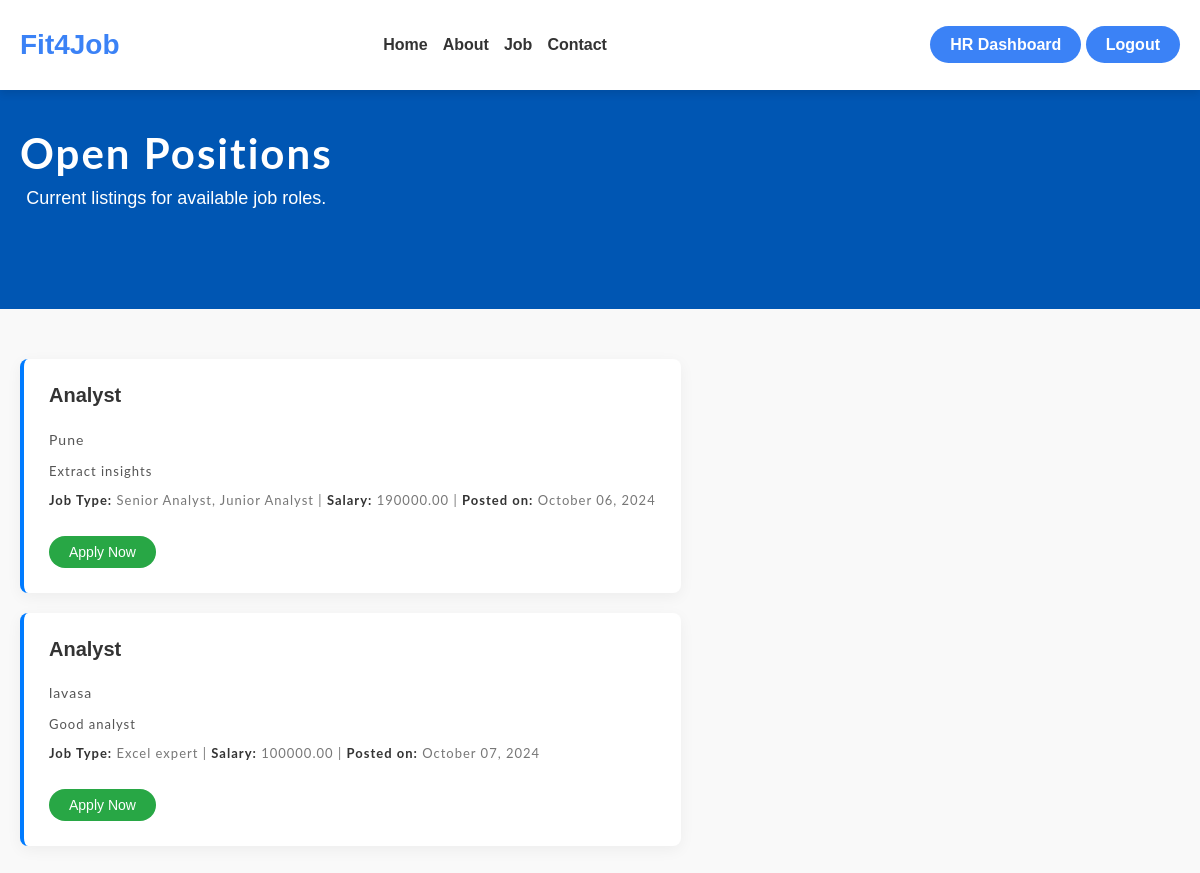
The app's page /job-list/ (signed in), older data.
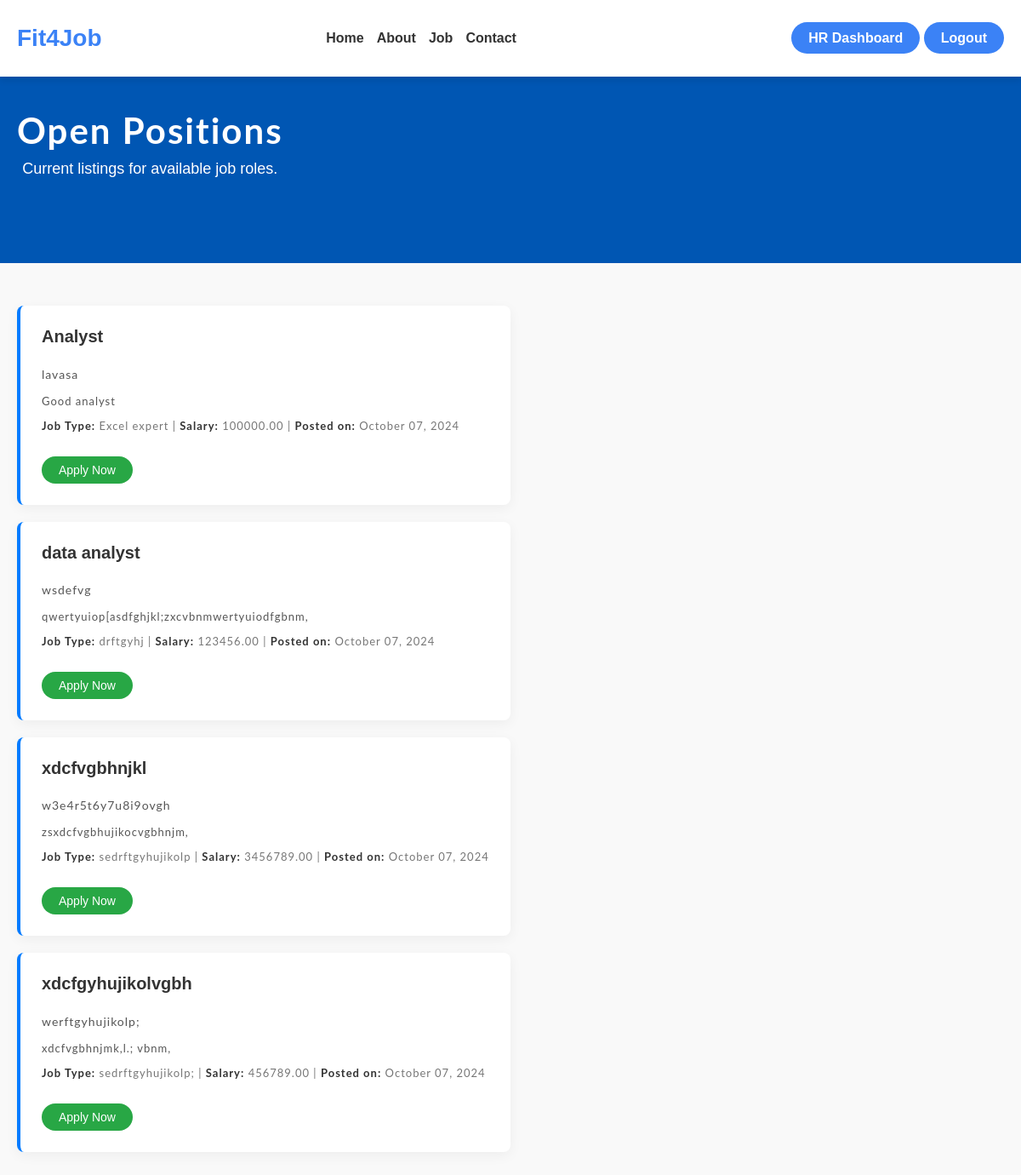
The same page, newer data.
### ats_app/models.py (models this page shows, shortened)
class Job(models.Model):
    title = models.CharField(max_length=100)
    description = models.TextField()
    job_type = models.CharField(max_length=50)
    location = models.CharField(max_length=100)
    skills = models.CharField(max_length=200)
    salary = models.DecimalField(max_digits=10, decimal_places=2)
    created_at = models.DateTimeField(auto_now_add=True)
    updated_at = models.DateTimeField(auto_now=True)
    user = models.ForeignKey(User,on_delete=models.CASCADE)

### ats_app/views.py (the view)
    def wrapper(request, *args, **kwargs):
        if 'username' in request.session:
            return view_func(request, *args, **kwargs)
        else:
            messages.error(request, 'You need to log in to access this page.')
            return redirect('signin')

### ats_app/views.py (called while the page is built)
def is_authenticated(view_func):
    def wrapper(request, *args, **kwargs):
        if 'username' in request.session:
            return view_func(request, *args, **kwargs)
        else:
            messages.error(request, 'You need to log in to access this page.')
            return redirect('signin')
    return wrapper

@is_authenticated
def job_view(request):
    jobs = Job.objects.all()
    return render(request, 'main/job_list.html', {'jobs': jobs})

### templates/main/job_list.html (shortened to what this page needs)
{% extends 'base.html' %}
{% load static %}
{% block content %}
<div class="job-masthead">
    <div class="container">
        <div class="row">
            <div class="col-md-10 offset-md-1">
                <div class="job-heading-container">
                    <h1 class="job-heading">Open Positions</h1>
                    <span class="job-subheading">Current listings for available job roles.</span>
                </div>
            </div>
        </div>
    </div>
</div>
<section>
    <div class="container">
        <div class="row">
            <div class="col-md-10 offset-md-1">
                <ul class="job-listings-container">
                    {% for job in jobs %}
                    <li class="job-item-card">
                        <div class="job-content">
                            <h4 class="job-item-title">{{ job.title }}</h4>
                            <p class="job-item-location">{{ job.location }}</p>
                            <p class="job-item-description">{{ job.description }}</p>
                            <p class="job-item-meta">
                                <strong>Job Type:</strong> {{ job.job_type }} |
                                <strong>Salary:</strong> {{ job.salary }} |
                                <strong>Posted on:</strong> {{ job.created_at|date:"F d, Y" }}
                            </p>
                        </div>
                        <a href="{% url 'apply_for_job' job.id %}" class="btn-apply-job">Apply Now</a>
                    </li>
                    {% endfor %}
                </ul>
            </div>
        </div>
    </div>
</section>
{% endblock content %}

Row changes from the older to the newer data that the page shows:
removed Job: title "Analyst", location "Pune", description "Extract insights", job_type "Senior Analyst, Junior Analyst", salary "190000.00", created_at "October 06, 2024"
added Job: title "data analyst", location "wsdefvg", description "qwertyuiop[asdfghjkl;zxcvbnmwertyuiodfgbnm,", job_type "drftgyhj", salary "123456.00", created_at "October 07, 2024"
added Job: title "xdcfvgbhnjkl", location "w3e4r5t6y7u8i9ovgh", description "zsxdcfvgbhujikocvgbhnjm,", job_type "sedrftgyhujikolp", salary "3456789.00", created_at "October 07, 2024"
added Job: title "xdcfgyhujikolvgbh", location "werftgyhujikolp;", description "xdcfvgbhnjmk,l.; vbnm,", job_type "sedrftgyhujikolp;", salary "456789.00", created_at "October 07, 2024"
